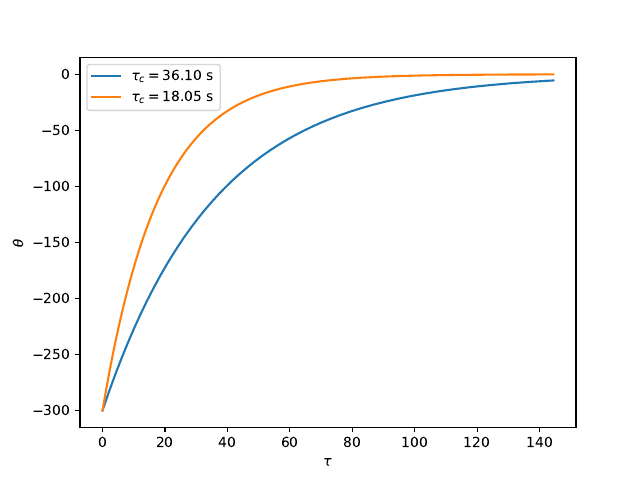

The script that saved this image:
import numpy as np
import matplotlib.pyplot as plt

c = 2.094e3
t_0 = 20
t_oo = 320
h_list = np.array([58, 116])
tau_c_list = c / h_list
theta_0 = t_0 - t_oo
tau = np.linspace(0, 4*max(tau_c_list), 1000)
fig, ax = plt.subplots()
for tau_c in tau_c_list:
    theta = theta_0 * np.exp(-tau/tau_c)
    ax.plot(tau, theta, label=rf'$\tau_c = {tau_c:.2f}$ s')
ax.set_xlabel(r'$\tau$')
ax.set_ylabel(r'$\theta$')
ax.legend()
plt.savefig('te3-9.pdf')
plt.show()

